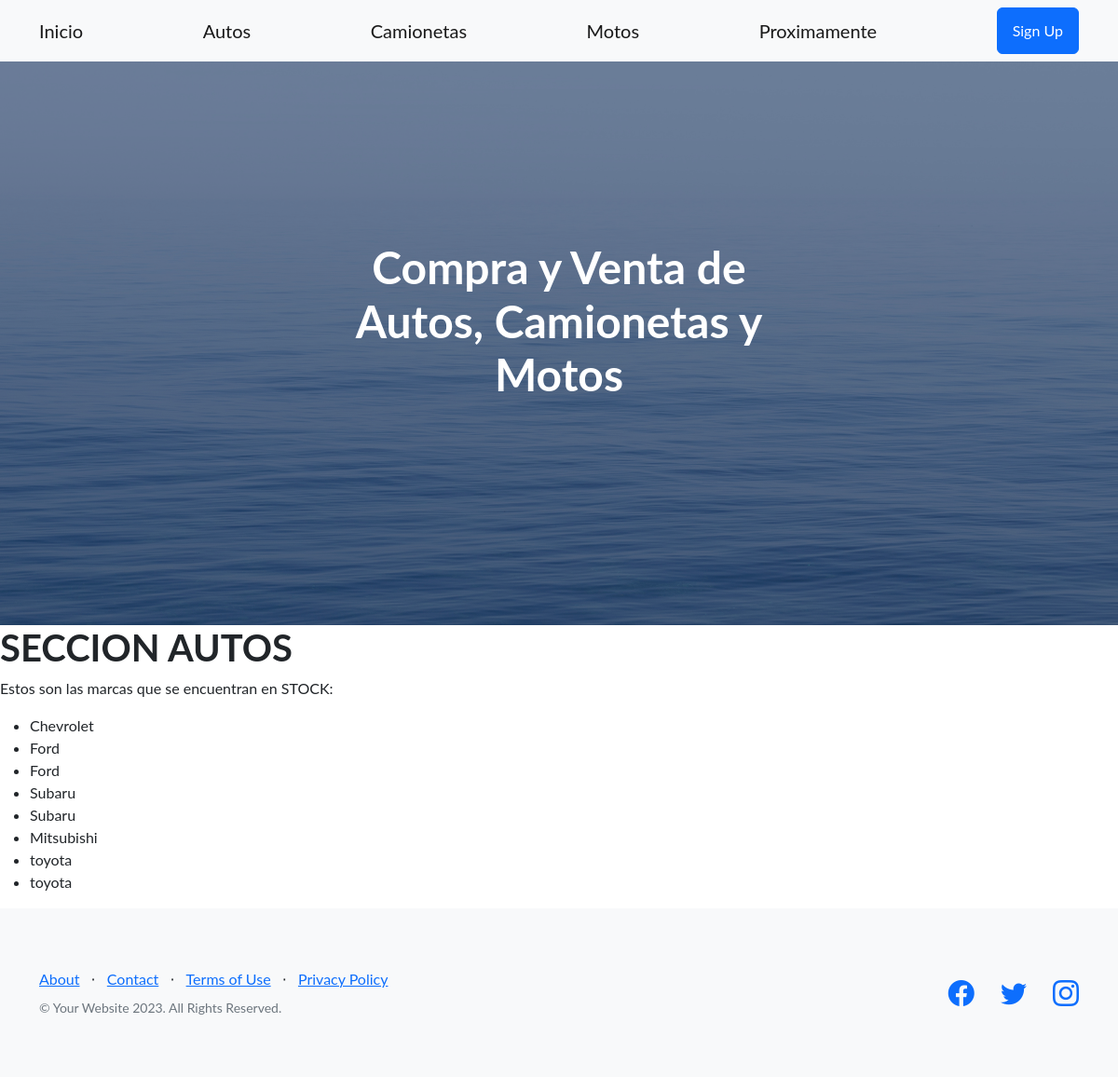
/CompraVenta/stock-autos/, run on an earlier commit of the app's database.
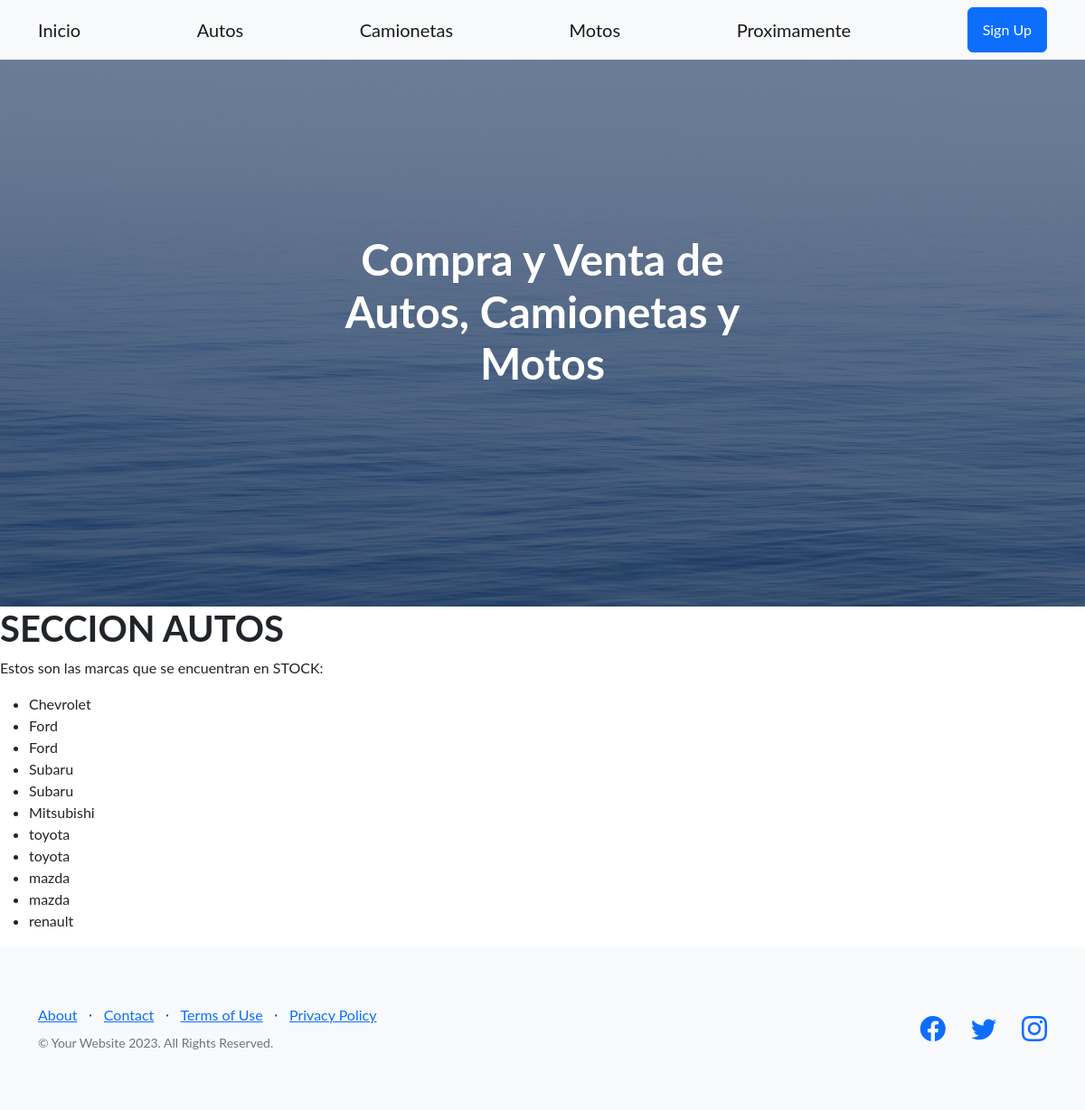
And on a later commit of the database.
### CompraVenta/models.py (models this page shows)
class Auto(models.Model):
    marca = models.CharField(max_length=50)
    modelo = models.CharField(max_length=50)
    anio = models.IntegerField(max_length=4)

### CompraVenta/views.py (the view)
# urls.py: path('stock-autos/', stock_autos, name="Stock_Autos"),
def stock_autos(req):
     stock = Auto.objects.all()
     return render(req, "stock_autos.html", {"stock_autos": stock})

### CompraVenta/templates/stock_autos.html
{% extends 'padre.html' %}
{% block ContenidoQueCambia %}
<h1>SECCION AUTOS</h1>
<p>Estos son las marcas que se encuentran en STOCK:</p>
    <ul>
        {% for auto in stock_autos  %}
            <li>{{auto.marca}}</li>
        {% endfor %}
    </ul>
{% endblock ContenidoQueCambia %}

What changed in the data, as far as the page shows it:
added Auto: marca "mazda"
added Auto: marca "mazda"
added Auto: marca "renault"
